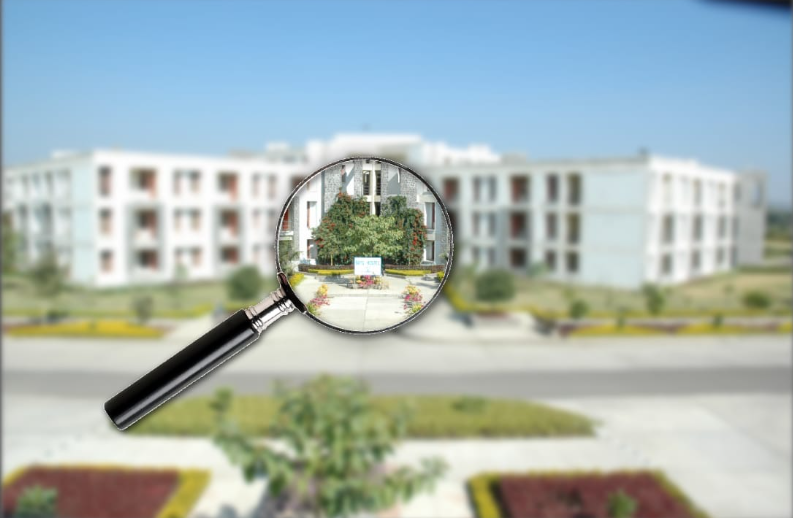
#> input picture opencv/photos/pic1.png, 793 x 518 px, found by its file name
$ python draw.py
#> lines starting #> are read from the running program, lines starting #| are printed output that depends on the picture
import cv2 as cv
import numpy as np
blank = np.zeros((500,500,3),dtype='uint8')

cv.imshow('Blank',blank)
blank[200:300,300:400]=0,255,0
cv.imshow('Green',blank)
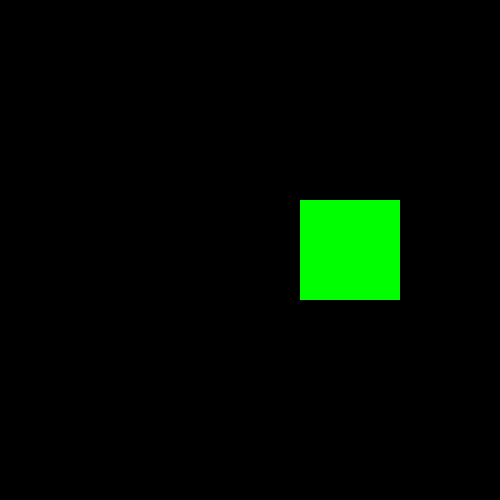
#> window 'Green': shape (500, 500, 3); mean B, G, R 0, 10.2, 0
img =cv.imread('photos\pic1.png')
#> img is the input picture: shape (518, 793, 3); mean B, G, R 178.8, 180.9, 166.3
cv.imshow('pic',img)


cv.putText(blank,'Hello I am Ayushi',(0,255),cv.FONT_HERSHEY_TRIPLEX , 1.0,(0,255,0),2)
cv.imshow('Text',blank)
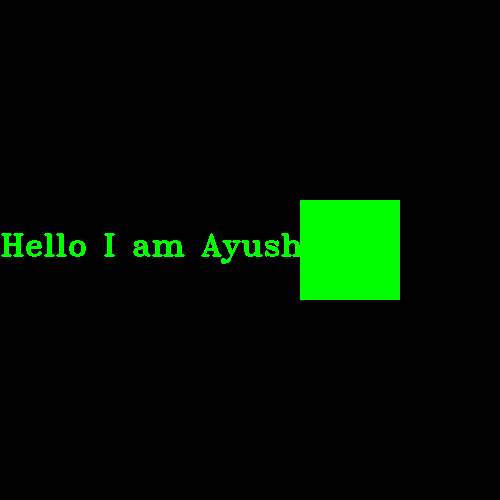
#> window 'Text': shape (500, 500, 3); mean B, G, R 0, 12.8, 0


cv.waitKey(0)
